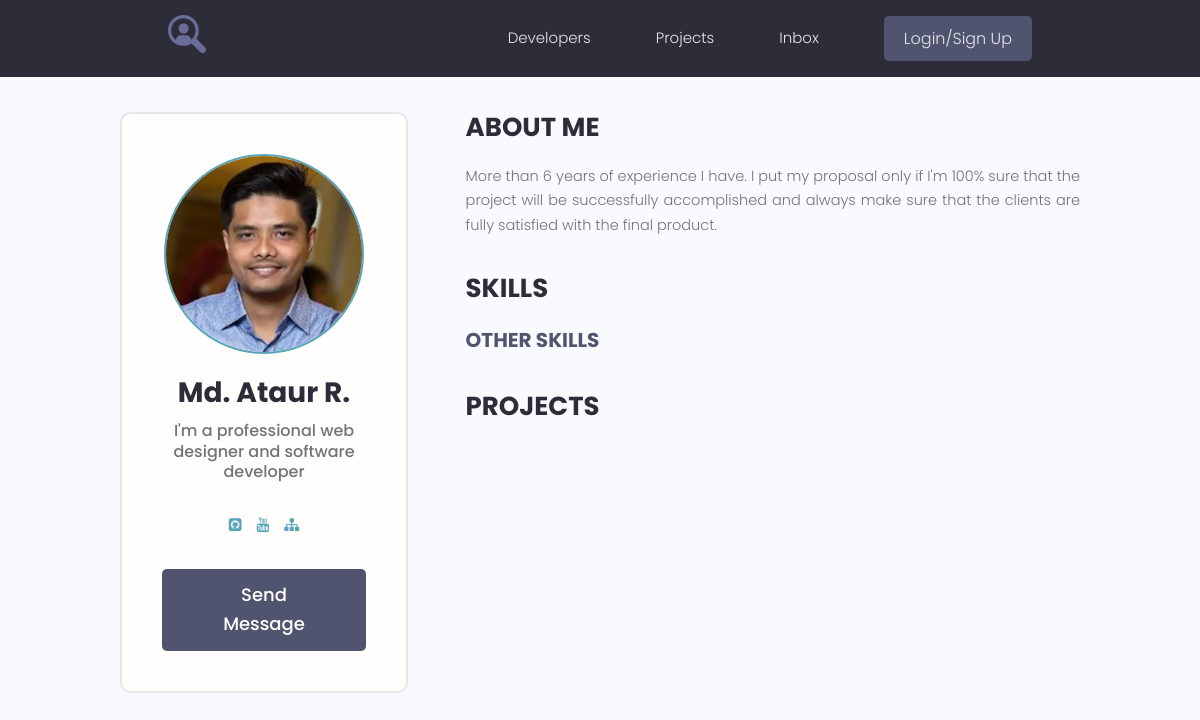
Page /profile/1/ on the earlier database version.
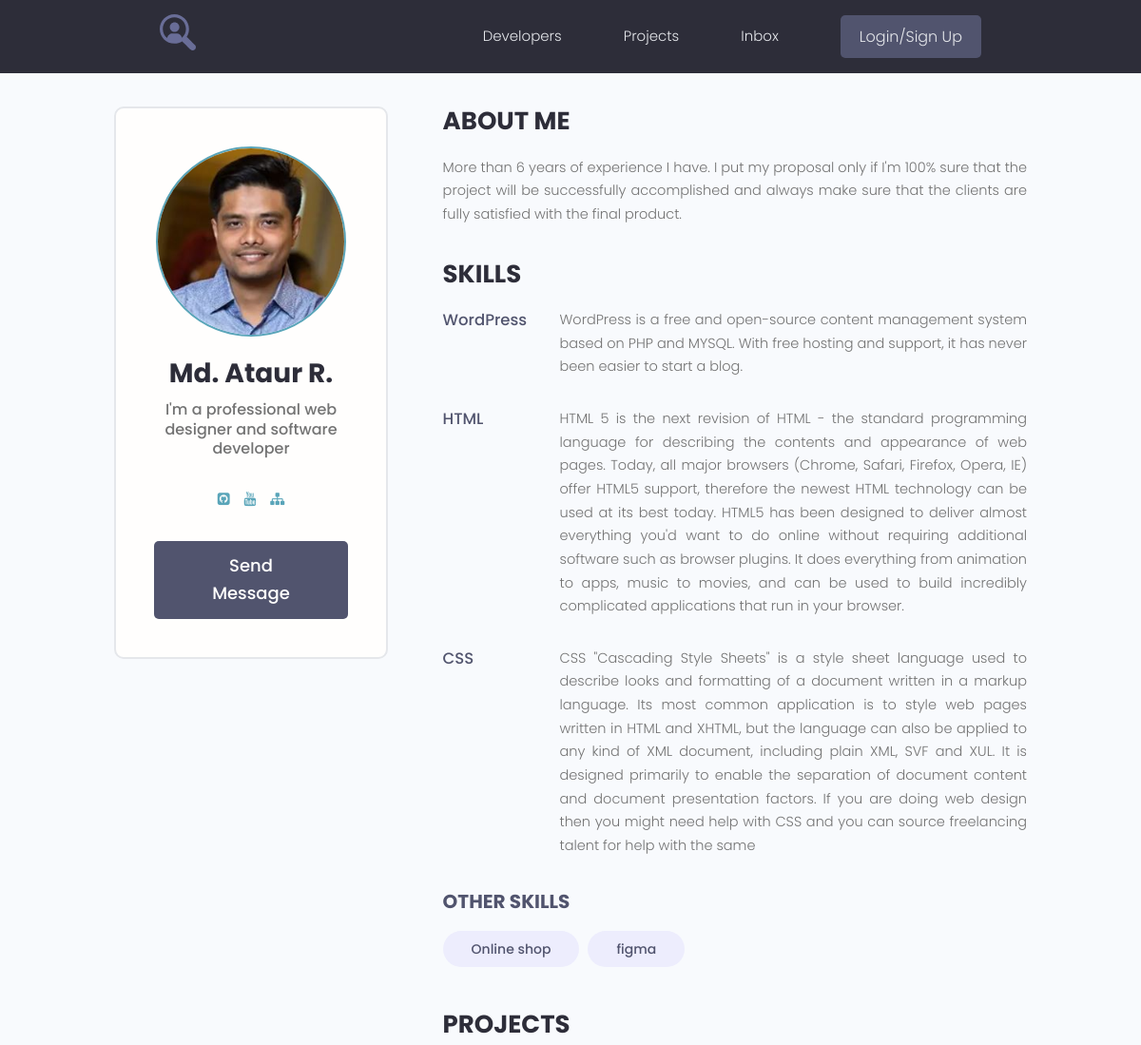
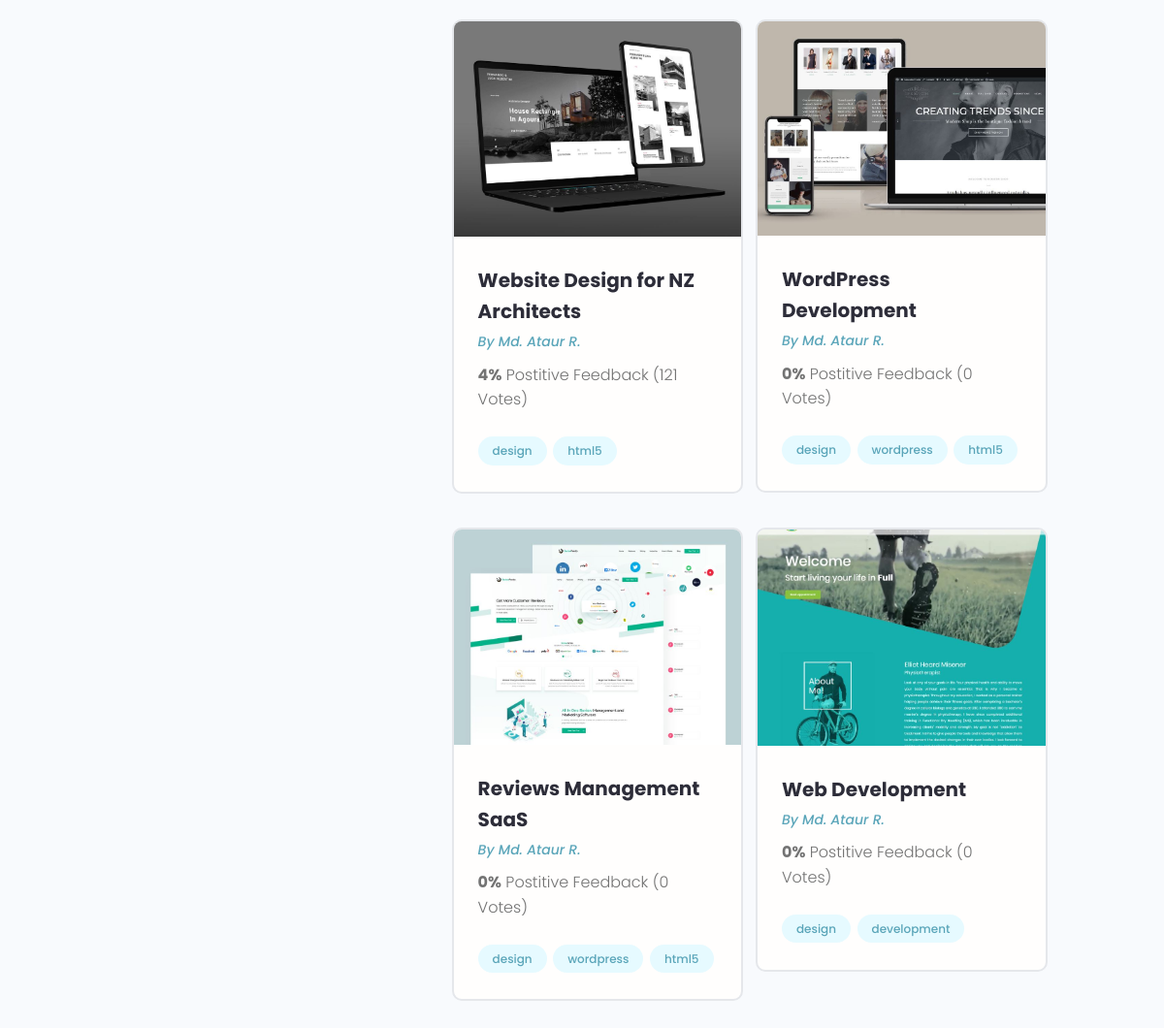
Same page on the later database version (2 pictures, top to bottom).
### users/models.py (models this page shows, shortened)
class Skill(models.Model):
    owner = models.ForeignKey(Profile, on_delete=models.CASCADE, blank=True, null=True)
    name = models.CharField(max_length=200, blank=True, null=True)
    description = models.TextField(blank=True, null=True)
    created = models.DateTimeField(auto_now_add=True)
    def __str__(self):
        return f"{self.name}"

class Profile(models.Model):
    user = models.OneToOneField(User, on_delete=models.CASCADE, null=True, blank=True)
    name = models.CharField(max_length=200, blank=True, null=True)
    email = models.EmailField(max_length=500, blank=True, null=True)
    username = models.CharField(max_length=200, blank=True, null=True)
    short_info = models.CharField(max_length=200, blank=True, null=True)
    bio = models.TextField(blank=True, null=True)
    profile_image = models.ImageField(blank=True, null=True, upload_to='profiles/', default="profiles/user-default.png")
    social_github = models.CharField(max_length=200, blank=True, null=True)
    social_youtube = models.CharField(max_length=200, blank=True, null=True)
    social_website = models.CharField(max_length=200, blank=True, null=True)
    created = models.DateTimeField(auto_now_add=True)

### projects/models.py (models this page shows, shortened)
class Project(models.Model):
    owner = models.ForeignKey(Profile, on_delete=models.SET_NULL, null=True, blank=True)
    title = models.CharField(max_length=200)
    description = models.TextField(null=True, blank=True)
    featured_image = models.ImageField(null=True, blank=True, upload_to="projects/%Y/%m/%d/", default="default.jpg")
    demo_link = models.CharField(max_length=2000, null=True, blank=True)
    source_link = models.CharField(max_length=2000, null=True, blank=True)
    tags = models.ManyToManyField('Tag', blank=True)
    vote_total = models.IntegerField(default=0, null=True, blank=True)
    vote_ratio = models.IntegerField(default=0, null=True, blank=True)
    created = models.DateTimeField(auto_now_add=True)

class Tag(models.Model):
    name = models.CharField(max_length=200)
    created = models.DateTimeField(auto_now_add=True)
    def __str__(self):
        return self.name

### users/views.py (the view)
# urls.py: path('profile/<str:pk>/', views.user_profile, name="user_profile"),
def user_profile(request, pk):
    prof = Profile.objects.get(id=pk)
    top_skills = prof.skill_set.exclude(description__exact="")
    other_skills = prof.skill_set.filter(description="")
    context = {
        'profile': prof,
        'top_skills': top_skills,
        'other_skills': other_skills
    }
    return render(request, 'users/profile.html', context)

### users/templates/users/profile.html
{% extends 'projects/base.html' %}
{% block content %}
  <main class="profile my-md">
    <div class="container">
      <div class="layout">
        <div class="column column--1of3">
          <div class="card text-center">
            <div class="card__body dev">
              <img class="avatar avatar--xl" src="{{ profile.profile_image.url }}" />
              <h2 class="dev__name">{{ profile.name }}</h2>
              <p class="dev__title">{{ profile.short_info }}</p>
              <ul class="dev__social">
                {% if profile.social_github %}
                <li>
                  <a title="Github" href="{{ profile.social_github }}" target="_blank"><i class="fa fa-github-square"></i></a>
                </li>
                {% endif %}
               {% if profile.social_youtube %}
                <li>
                  <a title="Youtube" href="{{ profile.social_youtube }}" target="_blank"><i class="fa fa-youtube"></i></a>
                </li>
                {% endif %}
                {% if profile.social_website %}
                <li>
                  <a title="Personal Website" href="{{ profile.social_website }}" target="_blank"><i class="fa fa-sitemap"></i></a>
                </li>
                 {% endif %}
              </ul>
              <a href="#" class="btn btn--sub btn--lg">Send Message </a>
            </div>
          </div>
        </div>
        <div class="column column--2of3">
          <div class="devInfo">
            <h3 class="devInfo__title">About Me</h3>
            <p class="devInfo__about">{{ profile.bio }}</p>
          </div>
          <div class="devInfo">
            <h3 class="devInfo__title">Skills</h3>
            <div class="devInfo__skills">
              {% for skill in top_skills %}
              <div class="devSkill">
                <h4 class="devSkill__title">{{ skill.name }}</h4>
                <p class="devSkill__info">
                  {{ skill.description }}
                </p>
              </div>
              {% endfor %}
              <h3 class="devInfo__subtitle">Other Skills</h3>
              <div class="devInfo__otherSkills">
                {% for skill in other_skills %}
                <span class="tag tag--pill tag--sub tag--lg">
                  <small>{{ skill }}</small>
                </span>
                {% endfor %}
              </div>
            </div>
          </div>
          <div class="devInfo">
            <h3 class="devInfo__title">Projects</h3>
            <div class="grid grid--two">
              {% for project in profile.project_set.all %}
              <div class="column">
                <div class="card project">
                  <a href="{% url 'project' project.id %}" class="project">
                    <img class="project__thumbnail" src="{{ project.featured_image.url }}" alt="project thumbnail" />
                    <div class="card__body">
                      <h3 class="project__title">{{ project.title }}</h3>
                      <p><a class="project__author" href="{% url 'user_profile' project.owner.id %}">By {{project.owner.name}}</a></p>
                      <p class="project--rating">
                        <span style="font-weight: bold;">{{ project.vote_ratio }}%</span> Postitive
                        Feedback ({{project.vote_total}} Vote{{project.vote_total|pluralize:"s"}})
                      </p>
                      <div class="project__tags">
                        {% for tag in project.tags.all %}
                        <span class="tag tag--pill tag--main">
                          <small>{{ tag }}</small>
                        </span>
                        {% endfor %}
                      </div>
                    </div>
                  </a>
                </div>
              </div>
              {% endfor %}
            </div>
          </div>
        </div>
      </div>
    </div>
  </main>
{% endblock %}

Differences in the rows shown:
added Skill: name "WordPress", description "WordPress is a free and open-source content management system based on PHP and MYSQL. With free hosting and support, it has never been easier to start a blog.", shown under "SKILLS"
added Skill: name "HTML", description "HTML 5 is the next revision of HTML - the standard programming language for describing the contents and appearance of web pages. Today, all major browsers (Chrome, Safari, Firefox, Opera, IE) offer HTML5 support, therefore the newest HTML technology can be used at its best today. HTML5 has been designed to deliver almost everything you'd want to do online without requiring additional software such as browser plugins. It does everything from animation to apps, music to movies, and can be used to build incredibly complicated applications that run in your browser.", shown under "SKILLS"
added Skill: name "CSS", description "CSS \"Cascading Style Sheets\" is a style sheet language used to describe looks and formatting of a document written in a markup language. Its most common application is to style web pages written in HTML and XHTML, but the language can also be applied to any kind of XML document, including plain XML, SVF and XUL. It is designed primarily to enable the separation of document content and document presentation factors. If you are doing web design then you might need help with CSS and you can source freelancing talent for help with the same", shown under "SKILLS"
added Skill: name "Online shop", shown under "OTHER SKILLS"
added Skill: name "figma", shown under "OTHER SKILLS"
now on this page (row edited): Project: featured_image (picture), title "Website Design for NZ Architects", owner.name "Md. Ataur R.", vote_ratio "4", vote_total "121"
now on this page (row unchanged): Tag: name "design"
now on this page (row unchanged): Tag: name "html5"
now on this page (row edited): Project: featured_image (picture), title "WordPress Development", owner.name "Md. Ataur R.", vote_ratio "0", vote_total "0"
now on this page (row unchanged): Tag: name "wordpress"
now on this page (row edited): Project: featured_image (picture), title "Reviews Management SaaS", owner.name "Md. Ataur R.", vote_ratio "0", vote_total "0"
now on this page (row edited): Project: featured_image (picture), title "Web Development", owner.name "Md. Ataur R.", vote_ratio "0", vote_total "0"
now on this page (row unchanged): Tag: name "development", shown under "Web Development"
